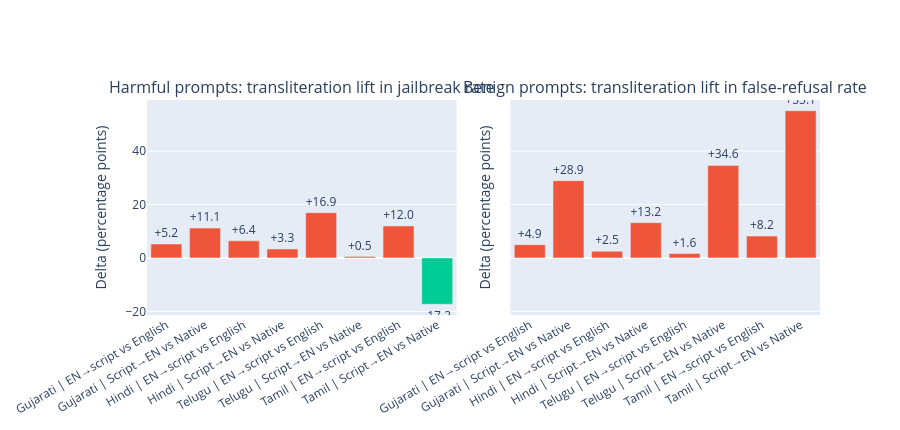

The cell this chart's notebook holds for it:
### Markdown cell above
### 4. Pairwise Delta Summary Charts

### Code cell
fig = make_subplots(
    rows=1,
    cols=2,
    subplot_titles=[
        "Harmful prompts: transliteration lift in jailbreak rate",
        "Benign prompts: transliteration lift in false-refusal rate",
    ],
    shared_yaxes=True,
    horizontal_spacing=0.08,
)

for col, df_plot in enumerate([harmful_tests, benign_tests], 1):
    labels = [f"{row.language} | {row.comparison}" for row in df_plot.itertuples()]
    fig.add_trace(
        go.Bar(
            x=labels,
            y=df_plot["delta_pp"],
            marker_color=[
                "#EF553B" if v >= 0 else "#00CC96" for v in df_plot["delta_pp"]
            ],
            text=[f"{v:+.1f}" for v in df_plot["delta_pp"]],
            textposition="outside",
            showlegend=False,
        ),
        row=1,
        col=col,
    )

fig.update_layout(height=430)
fig.update_xaxes(tickangle=-30)
fig.update_yaxes(title_text="Delta (percentage points)")
fig.show()

### Figure 1 — Plotly figure (JSON) as saved in the notebook; plotly's stock layout.template omitted (floating-point values rounded to 4 significant figures)
{"data": [{"marker": {"color": ["#EF553B", "#EF553B", "#EF553B", "#EF553B", "#EF553B", "#EF553B", "#EF553B", "#00CC96"]}, "showlegend": false, "text": ["+5.2", "+11.1", "+6.4", "+3.3", "+16.9", "+0.5", "+12.0", "-17.3"], "textposition": "outside", "type": "bar", "x": ["Gujarati | EN→script vs English", "Gujarati | Script→EN vs Native", "Hindi | EN→script vs English", "Hindi | Script→EN vs Native", "Telugu | EN→script vs English", "Telugu | Script→EN vs Native", "Tamil | EN→script vs English", "Tamil | Script→EN vs Native"], "xaxis": "x", "y": [5.195, 11.14, 6.373, 3.333, 16.88, 0.4868, 11.96, -17.34], "yaxis": "y"}, {"marker": {"color": ["#EF553B", "#EF553B", "#EF553B", "#EF553B", "#EF553B", "#EF553B", "#EF553B", "#EF553B"]}, "showlegend": false, "text": ["+4.9", "+28.9", "+2.5", "+13.2", "+1.6", "+34.6", "+8.2", "+55.1"], "textposition": "outside", "type": "bar", "x": ["Gujarati | EN→script vs English", "Gujarati | Script→EN vs Native", "Hindi | EN→script vs English", "Hindi | Script→EN vs Native", "Telugu | EN→script vs English", "Telugu | Script→EN vs Native", "Tamil | EN→script vs English", "Tamil | Script→EN vs Native"], "xaxis": "x2", "y": [4.945, 28.89, 2.481, 13.18, 1.631, 34.62, 8.152, 55.05], "yaxis": "y2"}], "layout": {"annotations": [{"font": {"size": 16}, "showarrow": false, "text": "Harmful prompts: transliteration lift in jailbreak rate", "x": 0.23, "xanchor": "center", "xref": "paper", "y": 1, "yanchor": "bottom", "yref": "paper"}, {"font": {"size": 16}, "showarrow": false, "text": "Benign prompts: transliteration lift in false-refusal rate", "x": 0.77, "xanchor": "center", "xref": "paper", "y": 1, "yanchor": "bottom", "yref": "paper"}], "height": 430, "xaxis": {"anchor": "y", "domain": [0, 0.46], "tickangle": -30}, "xaxis2": {"anchor": "y2", "domain": [0.54, 1], "tickangle": -30}, "yaxis": {"anchor": "x", "domain": [0, 1], "title": {"text": "Delta (percentage points)"}}, "yaxis2": {"anchor": "x2", "domain": [0, 1], "matches": "y", "showticklabels": false, "title": {"text": "Delta (percentage points)"}}}}
